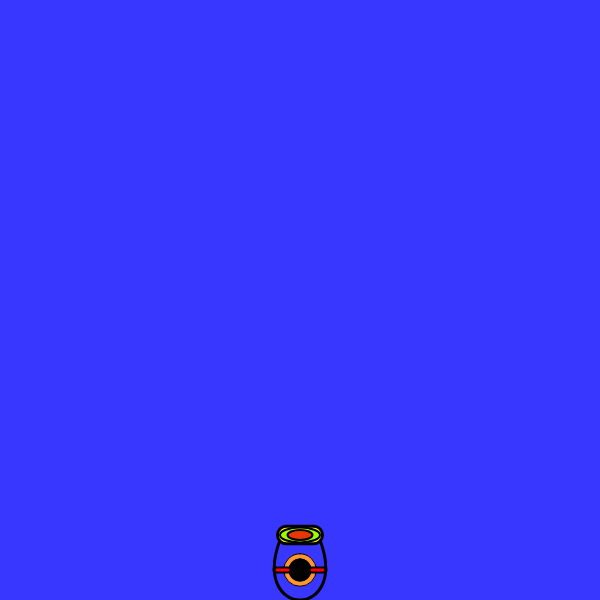
Frame 1 (no input)
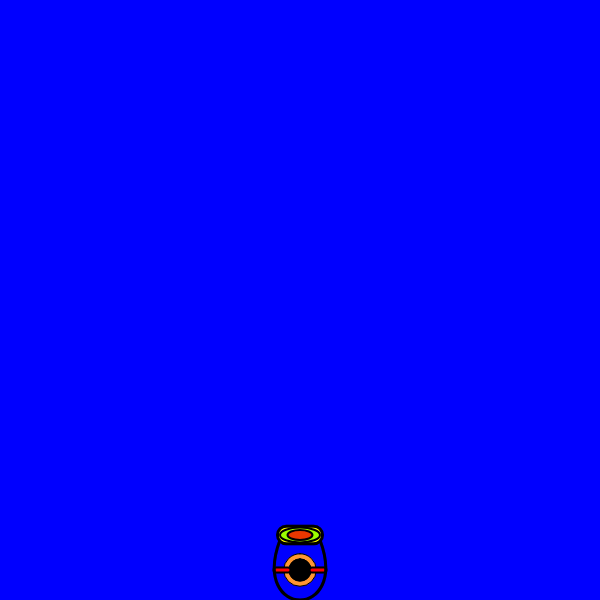
Frame 60 (no input)
Frame 120 (the mouse pressed at the canvas centre since frame 60): identical to frame 60, image omitted

The p5.js sketch that drew these frames (run headless with seeded random() and noise() and a simulated clock; from frame 60 on, the mouse is pressed at the canvas centre):

// p5.js sketch
// ── sketch.js
// Colors
let red;
let blue;
let green;
let yellow;
let lightBlue;
let white;
let col = [];


let keys = [];
let shooter;
let bubbles = [];
function setup() {
  createCanvas(600, 600);
  angleMode(RADIANS);
  shooter = new Cannon();
  findColor();
}

let findColor = function () {
  red = color(255, 0, 0);
  pink = color(255, 0, 255);
  green = color(0, 255, 0);
  yellow = color(255, 255, 0);
  lightBlue = color(0, 255, 255);
  white = color(255, 255, 255);
  col = [red, pink, green, yellow, lightBlue, white];
}


function keyPressed () {
  keys[keyCode] = true;
  if (keys[32]) {
    createBubbles();
    shootBubble();
  }
}
function keyReleased () {
  keys[keyCode] = false;
}
let createBubbles = function () {
  let randNum = floor(random(6));
  let fCol = col[randNum];
  bubbles.push(new Bubble(shooter.x, shooter.y, fCol));
}
let shootBubble = function () {
  for (var i = 0; i < bubbles.length; i++) {
    if (!bubbles[i].isShot) {
      bubbles[i].applyForce(shooter.shoot());
    }
    bubbles[i].isShot = true;
  }
}
let turnCannon = function () {
  if (keys[37]) {
    shooter.turn(-1);
  } else if (keys[39]) {
    shooter.turn(1);
  }
}
let displayBubbles = function () {
  for (var i = 0; i < bubbles.length; i++) {
    bubbles[i].hangOnWall();
    bubbles[i].update();
    bubbles[i].edges();
    bubbles[i].display();
  }
}
let hangBubble = function () {
  for (var i = 0; i < bubbles.length; i++) {
    for (var j = 0; j < bubbles.length; j++) {
      if (i != j && bubbles[i].collide(bubbles[j])) {
        bubbles[j].hang();
        bubbles[i].hang();
      }
    }
  }
}
function draw() {
  background(0, 0, 255, 200);
  turnCannon();
  shooter.displayStorage();
  hangBubble();
  displayBubbles();
  shooter.display();
}

// ── Bubbles.js
let Bubble = function (x, y, col) {
  this.pos = createVector(x, y);
  this.vel = createVector(0, 0);
  this.acc = createVector(0, 0);
  this.r = 20;
  this.bubbleSpeed = 20;
  this.isShot = false;
  this.col = col;
}
Bubble.prototype.hang = function () {
  this.vel.mult(0);
  this.acc.mult(0);
}
Bubble.prototype.hangOnWall = function () {
  if (this.pos.y - this.r/2 <= 0) {
    this.hang();
  }
}
Bubble.prototype.collide = function (other) {
  let dy = this.vel.y;
  let dy2 = other.vel.y;
  let dx = this.vel.x;
  let dx2 = other.vel.x;
  return (this.pos.x + this.r/2 + dx > other.pos.x - other.r/2 && this.pos.x - this.r/2 - dx < other.pos.x + other.r/2 && this.pos.y + this.r/2 + dy > other.pos.y - other.r/2 && this.pos.y - this.r/2 - dy < other.pos.y + other.r/2);
}
Bubble.prototype.display = function () {
  push();
  translate(this.pos.x, this.pos.y);
  fill(this.col);
  ellipse(0, 0, this.r, this.r);
  pop();
}
Bubble.prototype.edges = function () {
  if (this.pos.x > width - this.r/2 || this.pos.x < this.r/2) {
    this.vel.x *= -1;
  }
}
Bubble.prototype.update = function () {
  this.vel.add(this.acc);
  this.vel.limit(this.bubbleSpeed);
  this.pos.add(this.vel);
  this.acc.mult(0);
}
Bubble.prototype.applyForce = function (f) {
  let force = f.copy();
  force.normalize();
  force.mult(this.bubbleSpeed);
  this.acc.add(force);
}

// ── Cannon.js
let Cannon = function () {
  this.x = width/2;
  this.y = height - 30;
  this.size = 50;
  this.angle = -PI/2;
  this.aVel = 0.01;
}
Cannon.prototype.turn = function (dir) {
  this.angle = constrain(this.angle, -PI, 0);
  this.angle += this.aVel * dir;
}
Cannon.prototype.shoot = function () {
  let angle = this.angle;
  let force = createVector(cos(angle), sin(angle));
  return force;
}
Cannon.prototype.displayStorage = function () {
  push();
  translate(this.x, this.y);
  rotate(this.angle);
  fill(255, 150, 50);
  ellipse(0, 0, (65/100) * this.size, (65/100) * this.size);
  fill(0, 0, 0);
  ellipse(0, 0, (45/100) * this.size, (45/100) * this.size);
  fill(255, 0, 0);
  strokeWeight(2);
  rectMode(CENTER);
  rect(0, (-36/100) * this.size, (10/100) * this.size, (34/100) * this.size, 5);
  rect(0, (36/100) * this.size, (10/100) * this.size, (34/100) * this.size, 5);
  pop();
}
Cannon.prototype.display = function () {
  push();
  translate(this.x, this.y);
  rotate(this.angle);
  strokeWeight(3);
  fill(0, 255, 255, 0);
  bezier((60 / 100) * this.size, (-40/100) * this.size, -this.size, -this.size, -this.size, this.size, (60 / 100) * this.size, (40/100) * this.size);
  rectMode(CENTER);
  fill(255, 255, 0);
  strokeWeight(3);
  rect((70/100) * this.size, 0, (35/100) * this.size, (90/100) * this.size, 20);
  strokeWeight(2);
  fill(0, 255, 0, 100);
  ellipse((70/100) * this.size, 0, (30/100) * this.size, (80/100) * this.size);
  fill(255, 0, 0, 200);
  ellipse((70/100) * this.size, 0, (20/100) * this.size, (50/100) * this.size);
  pop();
}
